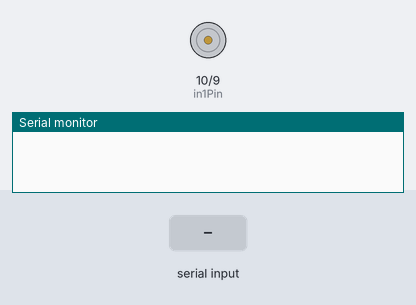
Recording of a sketch running on a simulated Arduino Uno, built with avr-gcc and run on an emulated ATmega328P. Parts: motor-driver pin pairs drawn as motors (green arrow = first pin HIGH = forward, orange = second pin HIGH = backward, longer = more drive, scaled by the enable pin), the last lines printed to the serial monitor. The inputs (shaded band) are chosen by the test bench.

Above: at 1.2 s.
1.3 s: "90 45\n" received over Serial
At 2.1 s:
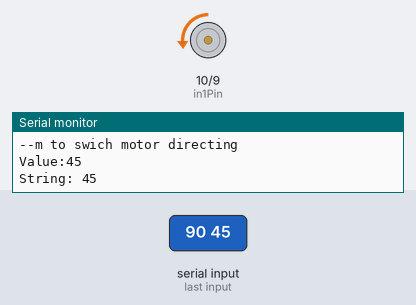
3.0 s: byte 109 ('m') received over Serial
At 3.7 s:
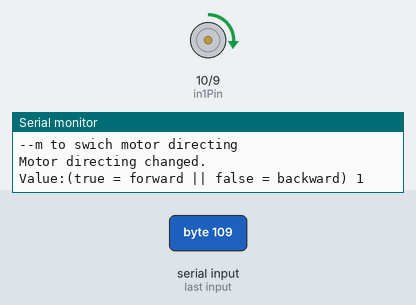
4.6 s: byte 32 (' ') received over Serial
At 5.3 s:
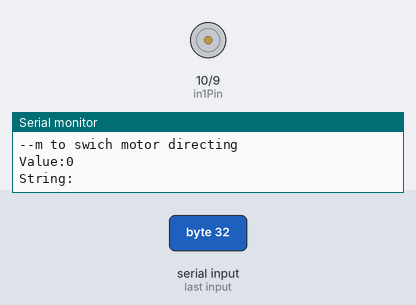
6.1 s: "30 150\n" received over Serial
At 7.1 s:
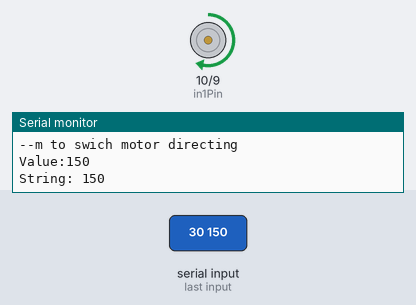
7.8 s: "90\n" received over Serial
At 9.0 s:
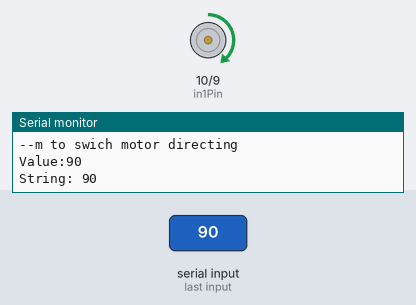
9.3 s: "200\n" received over Serial
At 10.5 s:
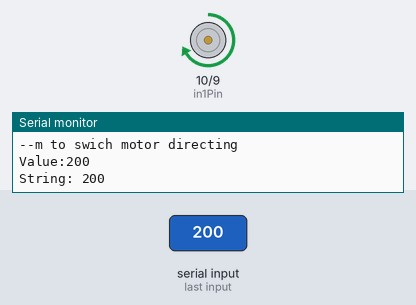
Timing chart, 0 to 11.8 s (numbered marks = the images above; inputs shaded):
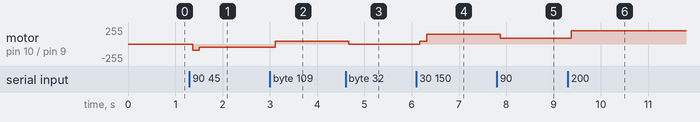

Measured:
- after the input at 1.3 s, motor on pin 10 (in1Pin) / pin 9 (in2Pin): stopped → backward 90/255 after 0.07 s, → backward 45/255 0.14 s later
- after the input at 3.0 s, motor on pin 10 (in1Pin) / pin 9 (in2Pin): backward 45/255 → forward 45/255 after 0.12 s
- after the input at 4.6 s, motor on pin 10 (in1Pin) / pin 9 (in2Pin): forward 45/255 → stopped after 0.06 s
- after the input at 6.1 s, motor on pin 10 (in1Pin) / pin 9 (in2Pin): stopped → forward 45/255 after 0.07 s, → forward 150/255 0.14 s later
- after the input at 7.8 s, motor on pin 10 (in1Pin) / pin 9 (in2Pin): forward 150/255 → forward 90/255 after 0.07 s
- after the input at 9.3 s, motor on pin 10 (in1Pin) / pin 9 (in2Pin): forward 90/255 → forward 200/255 after 0.07 s

The sketch:

motor_controler_bluetooth.ino
```cpp
// Project 24 - Hypnotizer

int enable1Pin = 11;
int in1Pin = 10;
int in2Pin = 9;

boolean motor_d = false;

String inString = "0";
String message;

//int speeds[] = {80, 90, 100, 110, 120, 130, 140, 150, 160, 170, 180, 190, 200, 210, 220, 230, 240, 250, 255};
//int speeds_minus[] = {-80, -100, -160, -240, -250, -255, -250, -240, -160, -100, -80};
int i = 0;
unsigned int drive_speed = 0;

void setup()
{
  Serial.begin(9600);
  pinMode(enable1Pin, OUTPUT);
  pinMode(in1Pin, OUTPUT);
  pinMode(in2Pin, OUTPUT);
}

void loop()
{
//    if (Serial.available()) {
//      message = Serial.readString();
//      if (isDigit(message)) {
//        // convert the incoming byte to a char and add it to the string:
//        inString += (char)inChar;
//        drive();
//
//      }else {
//        Serial.println("Please enter a number (0~255 or 0~-255)");
//      }
//    }
//    if (!Serial.available()) {
//
//    }

  while (Serial.available() > 0) {
    int inChar = Serial.read();
    if (isDigit(inChar)) {
      // convert the incoming byte to a char and add it to the string:
      inString += (char)inChar;

    } if (!isDigit(inChar)) {
      Serial.println("Please enter a number (0~255 or 0~-255)");
      Serial.println("Help info::");
      Serial.println("--Digit + x or space");
      Serial.println("--m to swich motor directing");
    }
    // if you get a newline, print the string, then the string's value:
    if (inChar == ' ' || inChar == '\n' || inChar == 'x') {
      drive_speed = inString.toInt();
      Serial.print("Value:");
      Serial.println(drive_speed);
      Serial.print("String: ");
      Serial.println(inString);
      drive(drive_speed);
      // clear the string for new input:
      inString = "";
    }

    if (inChar == 'm'){
      motor_d = !motor_d;
      Serial.println("Motor directing changed.");
      Serial.print("Value:(true = forward || false = backward) ");
      Serial.println(motor_d);
      drive(drive_speed);
    }

    Serial.println(message);

  }

  //  //  int speed = speeds[i];
  //  //  i++;
  //  //  if (i == 22)
  //  //  {
  //  //    i = 0;
  //  //  }
  //  //  drive(speed);
  //  //  delay(1500);
  //  if (i > 255) {
  //    while (true) {
  //      i--;
  //      drive(i);
  //      delay(100);
  //      if (i < -255) {
  //        break;
  //      }
  //
  //    }
  //  }
  //  i++;
  //  drive(i);
  //  delay(100);
}

void drive(int speed)
{
  if (motor_d)
  {
    analogWrite(enable1Pin, speed);
    digitalWrite(in1Pin, HIGH);
    digitalWrite(in2Pin, LOW);
  }
  if (!motor_d)
  {
    analogWrite(enable1Pin,  speed);
    digitalWrite(in1Pin, LOW);
    digitalWrite(in2Pin, HIGH);
  }
}
```
